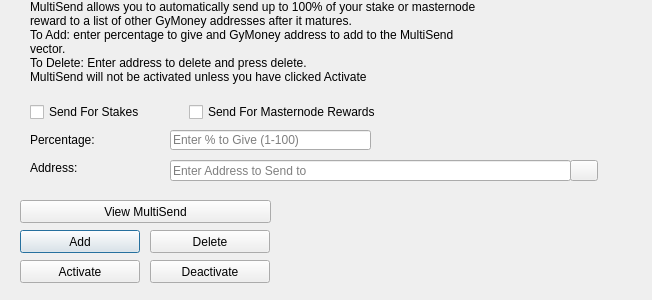
<?xml version="1.0" encoding="UTF-8"?>
<ui version="4.0">
 <class>MultiSendDialog</class>
 <widget class="QDialog" name="MultiSendDialog">
  <property name="windowModality">
   <enum>Qt::NonModal</enum>
  </property>
  <property name="geometry">
   <rect>
    <x>0</x>
    <y>0</y>
    <width>652</width>
    <height>300</height>
   </rect>
  </property>
  <property name="windowTitle">
   <string>MultiSend</string>
  </property>
  <widget class="QLineEdit" name="multiSendPercentEdit">
   <property name="geometry">
    <rect>
     <x>170</x>
     <y>130</y>
     <width>201</width>
     <height>20</height>
    </rect>
   </property>
   <property name="toolTip">
    <string>Enter whole numbers 1 - 100</string>
   </property>
   <property name="placeholderText">
    <string>Enter % to Give (1-100)</string>
   </property>
  </widget>
  <widget class="QLineEdit" name="multiSendAddressEdit">
   <property name="geometry">
    <rect>
     <x>170</x>
     <y>160</y>
     <width>401</width>
     <height>21</height>
    </rect>
   </property>
   <property name="toolTip">
    <string/>
   </property>
   <property name="placeholderText">
    <string>Enter Address to Send to</string>
   </property>
  </widget>
  <widget class="QLabel" name="label_2">
   <property name="geometry">
    <rect>
     <x>30</x>
     <y>0</y>
     <width>451</width>
     <height>121</height>
    </rect>
   </property>
   <property name="lineWidth">
    <number>1</number>
   </property>
   <property name="text">
    <string>MultiSend allows you to automatically send up to 100% of your stake or masternode reward to a list of other GyMoney addresses after it matures.
To Add: enter percentage to give and GyMoney address to add to the MultiSend vector.
To Delete: Enter address to delete and press delete.
MultiSend will not be activated unless you have clicked Activate</string>
   </property>
   <property name="alignment">
    <set>Qt::AlignLeading|Qt::AlignLeft|Qt::AlignTop</set>
   </property>
   <property name="wordWrap">
    <bool>true</bool>
   </property>
  </widget>
  <widget class="QLabel" name="message">
   <property name="geometry">
    <rect>
     <x>290</x>
     <y>200</y>
     <width>351</width>
     <height>91</height>
    </rect>
   </property>
   <property name="text">
    <string/>
   </property>
  </widget>
  <widget class="QPushButton" name="addButton">
   <property name="geometry">
    <rect>
     <x>20</x>
     <y>230</y>
     <width>120</width>
     <height>23</height>
    </rect>
   </property>
   <property name="toolTip">
    <string/>
   </property>
   <property name="statusTip">
    <string>Add to MultiSend Vector</string>
   </property>
   <property name="text">
    <string>Add</string>
   </property>
  </widget>
  <widget class="QPushButton" name="disableButton">
   <property name="geometry">
    <rect>
     <x>150</x>
     <y>260</y>
     <width>120</width>
     <height>23</height>
    </rect>
   </property>
   <property name="statusTip">
    <string>Deactivate MultiSend</string>
   </property>
   <property name="text">
    <string>Deactivate</string>
   </property>
  </widget>
  <widget class="QPushButton" name="addressBookButton">
   <property name="geometry">
    <rect>
     <x>570</x>
     <y>160</y>
     <width>28</width>
     <height>21</height>
    </rect>
   </property>
   <property name="toolTip">
    <string>Choose an address from the address book</string>
   </property>
   <property name="text">
    <string/>
   </property>
   <property name="icon">
    <iconset resource="../GyMoney.qrc">
     <normaloff>:/icons/address-book</normaloff>:/icons/address-book</iconset>
   </property>
   <property name="shortcut">
    <string>Alt+A</string>
   </property>
   <property name="autoDefault">
    <bool>false</bool>
   </property>
  </widget>
  <widget class="QLabel" name="label">
   <property name="geometry">
    <rect>
     <x>30</x>
     <y>130</y>
     <width>121</width>
     <height>20</height>
    </rect>
   </property>
   <property name="toolTip">
    <string>Percentage of stake to send</string>
   </property>
   <property name="text">
    <string>Percentage:</string>
   </property>
  </widget>
  <widget class="QLabel" name="label_5">
   <property name="geometry">
    <rect>
     <x>30</x>
     <y>160</y>
     <width>111</width>
     <height>16</height>
    </rect>
   </property>
   <property name="toolTip">
    <string>Address to send portion of stake to</string>
   </property>
   <property name="text">
    <string>Address:</string>
   </property>
  </widget>
  <widget class="QPushButton" name="deleteButton">
   <property name="geometry">
    <rect>
     <x>150</x>
     <y>230</y>
     <width>120</width>
     <height>23</height>
    </rect>
   </property>
   <property name="toolTip">
    <string/>
   </property>
   <property name="statusTip">
    <string>Delete Address From MultiSend Vector</string>
   </property>
   <property name="text">
    <string>Delete</string>
   </property>
  </widget>
  <widget class="QPushButton" name="activateButton">
   <property name="geometry">
    <rect>
     <x>20</x>
     <y>260</y>
     <width>120</width>
     <height>23</height>
    </rect>
   </property>
   <property name="statusTip">
    <string>Activate MultiSend</string>
   </property>
   <property name="text">
    <string>Activate</string>
   </property>
  </widget>
  <widget class="QPushButton" name="viewButton">
   <property name="geometry">
    <rect>
     <x>20</x>
     <y>200</y>
     <width>251</width>
     <height>23</height>
    </rect>
   </property>
   <property name="toolTip">
    <string/>
   </property>
   <property name="statusTip">
    <string>View MultiSend Vector</string>
   </property>
   <property name="text">
    <string>View MultiSend</string>
   </property>
  </widget>
  <widget class="QWidget" name="horizontalLayoutWidget">
   <property name="geometry">
    <rect>
     <x>30</x>
     <y>100</y>
     <width>351</width>
     <height>24</height>
    </rect>
   </property>
   <layout class="QHBoxLayout" name="horizontalLayout">
    <item>
     <widget class="QCheckBox" name="multiSendStakeCheckBox">
      <property name="text">
       <string>Send For Stakes</string>
      </property>
     </widget>
    </item>
    <item>
     <widget class="QCheckBox" name="multiSendMasternodeCheckBox">
      <property name="text">
       <string>Send For Masternode Rewards</string>
      </property>
     </widget>
    </item>
   </layout>
  </widget>
 </widget>
 <resources>
  <include location="../GyMoney.qrc"/>
 </resources>
 <connections/>
</ui>
